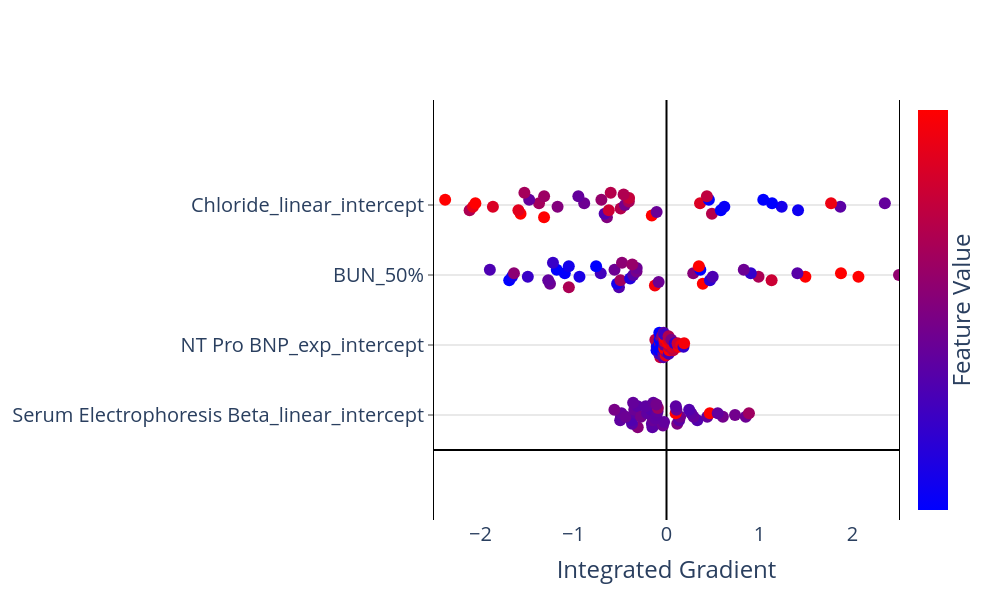

Write notebook code for a chart like this one.
### Code cell
nbins = 10
scale = 0.1
n_features = 4
spacing = 2
min_max_IG = 2.5

fig = go.Figure()
fig.update_layout(
    plot_bgcolor='white',
    autosize=False,
    width=1000,
    height=600,
    coloraxis = {'colorscale':'Bluered'},
    xaxis_title = "Integrated Gradient",
)
 
fig.update_xaxes(
    zeroline=True,
    zerolinecolor="black",
    range = [-min_max_IG,min_max_IG]
    )
fig.update_yaxes(
    zeroline=True,
    zerolinecolor="black",
    mirror=True,
    ticks='outside',
    showline=True,
    linecolor='black',
    gridcolor='lightgrey',
    range = [-spacing, spacing*n_features + spacing]
)
 
# feature_rank = np.argsort(np.sum(abs(IGtable),axis=0))
feature_order = feature_rank[:n_features][::-1]

y_val = 1
bin_ids = list(range(nbins))
for f in feature_order:
    bins = np.linspace(IGtable.loc[:,f].min()*1.1,IGtable.loc[:,f].max()*1.1,nbins+1)
    ig_bins = pd.cut(IGtable.loc[:,f], bins=bins, labels=bin_ids)
 
    x_vals = []
    y_vals = []
    f_vals = []
    for bin in bin_ids:
        x_bin_vals = list(IGtable.loc[ig_bins[ig_bins == bin].index,f].values)
        n_pts = len(x_bin_vals)
        if n_pts > 0:
            x_vals = x_vals + x_bin_vals
            y_vals = y_vals + list(y_val + scale*(np.array(list(range(n_pts)))-(n_pts-1)/2))
            f_vals = f_vals + list(Xvalues.loc[ig_bins[ig_bins == bin].index,f].values)
    fig.add_trace(go.Scatter(
        x = x_vals, 
        y = y_vals,
        mode = 'markers',
        marker = dict(size=12,
                      color = f_vals,
                      coloraxis = "coloraxis",
                     ),
        name=f,
    ))
    y_val += spacing
 
 
fig.update_layout(showlegend=False, coloraxis_showscale=True,font=dict(size=20))
fig.update_coloraxes(colorbar_showticklabels=False,
                    colorbar_title=dict(text="Feature Value",side = "right"),
                    cmin = -1, cmax = 1)
fig.update_yaxes(tickvals=[1]+[1 + spacing*i for i in range(1,n_features)], 
                 ticktext=feature_order)
 
fig.show()

### Figure 1 — Plotly figure (JSON) as saved in the notebook; plotly's stock layout.template omitted (floating-point values rounded to 4 significant figures)
{"data": [{"marker": {"color": [-0.2457, -0.2556, -0.2022, -0.058, 0.05335, -0.2928, -0.3697, -0.1605, -0.2753, -0.1684, -0.2765, -0.2145, -0.2925, -0.2781, -0.1849, -0.08373, -0.2582, -0.326, -0.2622, -0.2209, -0.1481, -0.2301, -0.246, -0.2733, -0.2301, 0.2277, -0.09456, -0.02976, -0.2753, -0.101, 1.734, -0.1722, -0.2703, -0.3454, -0.2172, -0.2591, -0.3454, -0.2265, 6.227, -0.09977, -0.2332, -0.1074, -0.1499, 0.238], "coloraxis": "coloraxis", "size": 12}, "mode": "markers", "name": "Serum Electrophoresis Beta_linear_intercept", "type": "scatter", "x": [-0.498, -0.4901, -0.4841, -0.56, -0.3091, -0.3705, -0.3761, -0.4386, -0.3236, -0.3466, -0.3106, -0.359, -0.1518, -0.1575, -0.1465, -0.2746, -0.2083, -0.166, -0.2239, -0.1419, -0.03824, -0.0258, -0.1186, -0.1062, -0.09649, -0.09262, -0.1082, 0.1155, 0.136, 0.1465, 0.0985, 0.1072, 0.1005, 0.3308, 0.2904, 0.2661, 0.2434, 0.4383, 0.4657, 0.6064, 0.5508, 0.7368, 0.8524, 0.8867], "y": [0.85, 0.95, 1.05, 1.15, 0.65, 0.75, 0.85, 0.95, 1.05, 1.15, 1.25, 1.35, 0.65, 0.75, 0.85, 0.95, 1.05, 1.15, 1.25, 1.35, 0.7, 0.8, 0.9, 1, 1.1, 1.2, 1.3, 0.75, 0.85, 0.95, 1.05, 1.15, 1.25, 0.85, 0.95, 1.05, 1.15, 0.95, 1.05, 0.95, 1.05, 1, 0.95, 1.05]}, {"marker": {"color": [-1.581, -0.7302, -0.7655, 0.4592, 0.5538, -0.4739, -1.252, -1.749, 0.2501, -1.518, -0.2418, -2.147, -0.3337, -0.1096, -0.352, -1.11, -1.615, -0.6637, 0.09147, -0.2906, 0.8121, 0.09547, 3.399, -0.1758, 0.6668, 1.097, -0.5267, -0.4395, 1.296, 0.4372, 1.05, 0.7112, 0.361, 0.5223, 0.7457, 0.7862, -0.03355, 0.6001, -0.5793, 0.9394, 0.6051, 0.8735, -0.5965, 0.9313], "coloraxis": "coloraxis", "size": 12}, "mode": "markers", "name": "NT Pro BNP_exp_intercept", "type": "scatter", "x": [-0.1071, -0.105, -0.1036, -0.1199, -0.06615, -0.07909, -0.0804, -0.09441, -0.06906, -0.07481, -0.06639, -0.0774, -0.03228, -0.03358, -0.0312, -0.0593, -0.04488, -0.03531, -0.04781, -0.03018, -0.007583, -0.005256, -0.0242, -0.0225, -0.02019, -0.0201, -0.02325, 0.02477, 0.0297, 0.03143, 0.01804, 0.02297, 0.02224, 0.0716, 0.06271, 0.05736, 0.05254, 0.09466, 0.08768, 0.1309, 0.1189, 0.158, 0.1831, 0.1895], "y": [2.85, 2.95, 3.05, 3.15, 2.65, 2.75, 2.85, 2.95, 3.05, 3.15, 3.25, 3.35, 2.65, 2.75, 2.85, 2.95, 3.05, 3.15, 3.25, 3.35, 2.7, 2.8, 2.9, 3, 3.1, 3.2, 3.3, 2.75, 2.85, 2.95, 3.05, 3.15, 3.25, 2.85, 2.95, 3.05, 3.15, 2.95, 3.05, 2.95, 3.05, 3, 2.95, 3.05]}, {"marker": {"color": [-1.215, -0.887, 0.0969, -0.395, 0.3429, -0.1491, -0.2311, -0.559, -0.969, -1.256, -0.846, -0.559, -0.354, -0.846, 0.2609, -0.805, -0.477, -0.1491, -1.051, 0.0969, 0.9168, -0.1491, -0.723, -0.313, -0.06708, -0.1491, 0.1789, 1.163, -0.641, -0.395, 0.0559, -1.42, 1.122, 0.5888, 0.3429, -0.6, -0.1491, 1.655, -0.313, 3.171, 2.229, 0.1379, 3.007, 0.3019], "coloraxis": "coloraxis", "size": 12}, "mode": "markers", "name": "BUN_50%", "type": "scatter", "x": [-1.691, -1.661, -1.64, -1.899, -1.05, -1.253, -1.272, -1.491, -1.094, -1.18, -1.051, -1.221, -0.5112, -0.5313, -0.4949, -0.9358, -0.7073, -0.5589, -0.7567, -0.4787, -0.1248, -0.08439, -0.3911, -0.3566, -0.3224, -0.3205, -0.3681, 0.3905, 0.4673, 0.4968, 0.2875, 0.3639, 0.3479, 1.13, 0.9897, 0.9065, 0.831, 1.493, 1.408, 2.064, 1.876, 2.5, 2.895, 2.999], "y": [4.85, 4.95, 5.05, 5.15, 4.65, 4.75, 4.85, 4.95, 5.05, 5.15, 5.25, 5.35, 4.65, 4.75, 4.85, 4.95, 5.05, 5.15, 5.25, 5.35, 4.7, 4.8, 4.9, 5, 5.1, 5.2, 5.3, 4.75, 4.85, 4.95, 5.05, 5.15, 5.25, 4.85, 4.95, 5.05, 5.15, 4.95, 5.05, 4.95, 5.05, 5, 4.95, 5.05]}, {"marker": {"color": [0.3561, 0.8004, 1.673, 1.878, 1.624, 1.025, 0.7627, 0.7125, 0.2781, -0.2241, 0.2269, 0.2835, 0.01111, -0.3481, 0.5889, 0.02701, -0.1419, 0.1598, -0.2166, 0.4202, 1.023, -0.176, 0.4012, -0.08741, 0.3022, 0.5409, 0.372, 0.4198, -1.009, -0.9336, 0.7228, -1.668, 0.4978, -0.8876, -0.8332, -1.59, -1.324, -0.2834, 0.8622, 0.5456, -0.2173, -2.691, -0.9356, -2.948], "coloraxis": "coloraxis", "size": 12}, "mode": "markers", "name": "Chloride_linear_intercept", "type": "scatter", "x": [-2.117, -2.08, -2.055, -2.38, -1.317, -1.569, -1.593, -1.867, -1.37, -1.476, -1.316, -1.528, -0.6404, -0.6654, -0.6203, -1.171, -0.8849, -0.7, -0.9479, -0.6001, -0.1581, -0.1061, -0.4928, -0.4469, -0.4048, -0.4024, -0.4612, 0.4885, 0.5843, 0.622, 0.3606, 0.456, 0.4343, 1.414, 1.239, 1.135, 1.041, 1.869, 1.77, 2.582, 2.348, 3.131, 3.625, 3.756], "y": [6.85, 6.95, 7.05, 7.15, 6.65, 6.75, 6.85, 6.95, 7.05, 7.15, 7.25, 7.35, 6.65, 6.75, 6.85, 6.95, 7.05, 7.15, 7.25, 7.35, 6.7, 6.8, 6.9, 7, 7.1, 7.2, 7.3, 6.75, 6.85, 6.95, 7.05, 7.15, 7.25, 6.85, 6.95, 7.05, 7.15, 6.95, 7.05, 6.95, 7.05, 7, 6.95, 7.05]}], "layout": {"autosize": false, "coloraxis": {"cmax": 1, "cmin": -1, "colorbar": {"showticklabels": false, "title": {"side": "right", "text": "Feature Value"}}, "colorscale": [[0, "rgb(0,0,255)"], [1, "rgb(255,0,0)"]], "showscale": true}, "font": {"size": 20}, "height": 600, "plot_bgcolor": "white", "showlegend": false, "width": 1000, "xaxis": {"range": [-2.5, 2.5], "title": {"text": "Integrated Gradient"}, "zeroline": true, "zerolinecolor": "black"}, "yaxis": {"gridcolor": "lightgrey", "linecolor": "black", "mirror": true, "range": [-2, 10], "showline": true, "ticks": "outside", "ticktext": ["Serum Electrophoresis Beta_linear_intercept", "NT Pro BNP_exp_intercept", "BUN_50%", "Chloride_linear_intercept"], "tickvals": [1, 3, 5, 7], "zeroline": true, "zerolinecolor": "black"}}}
